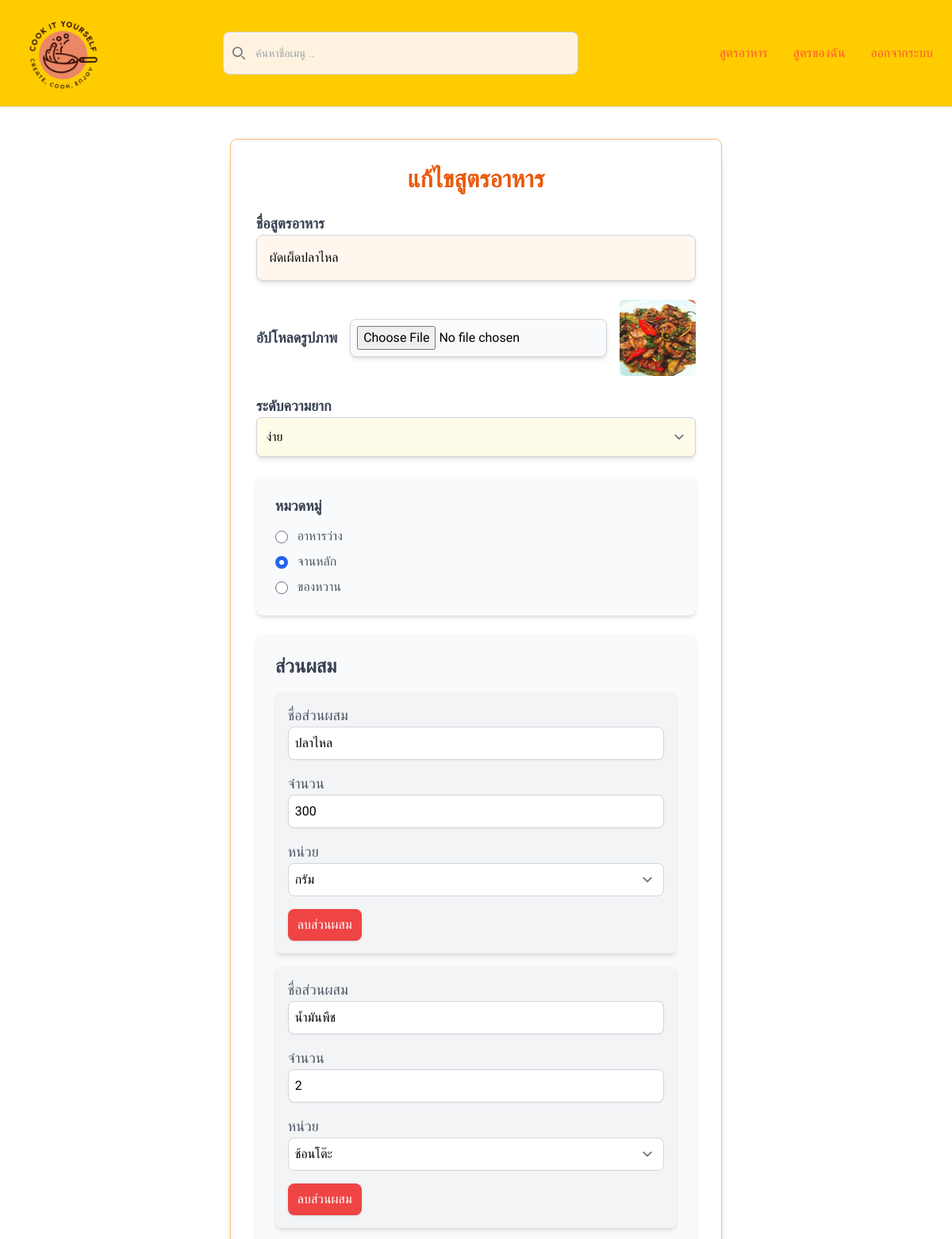
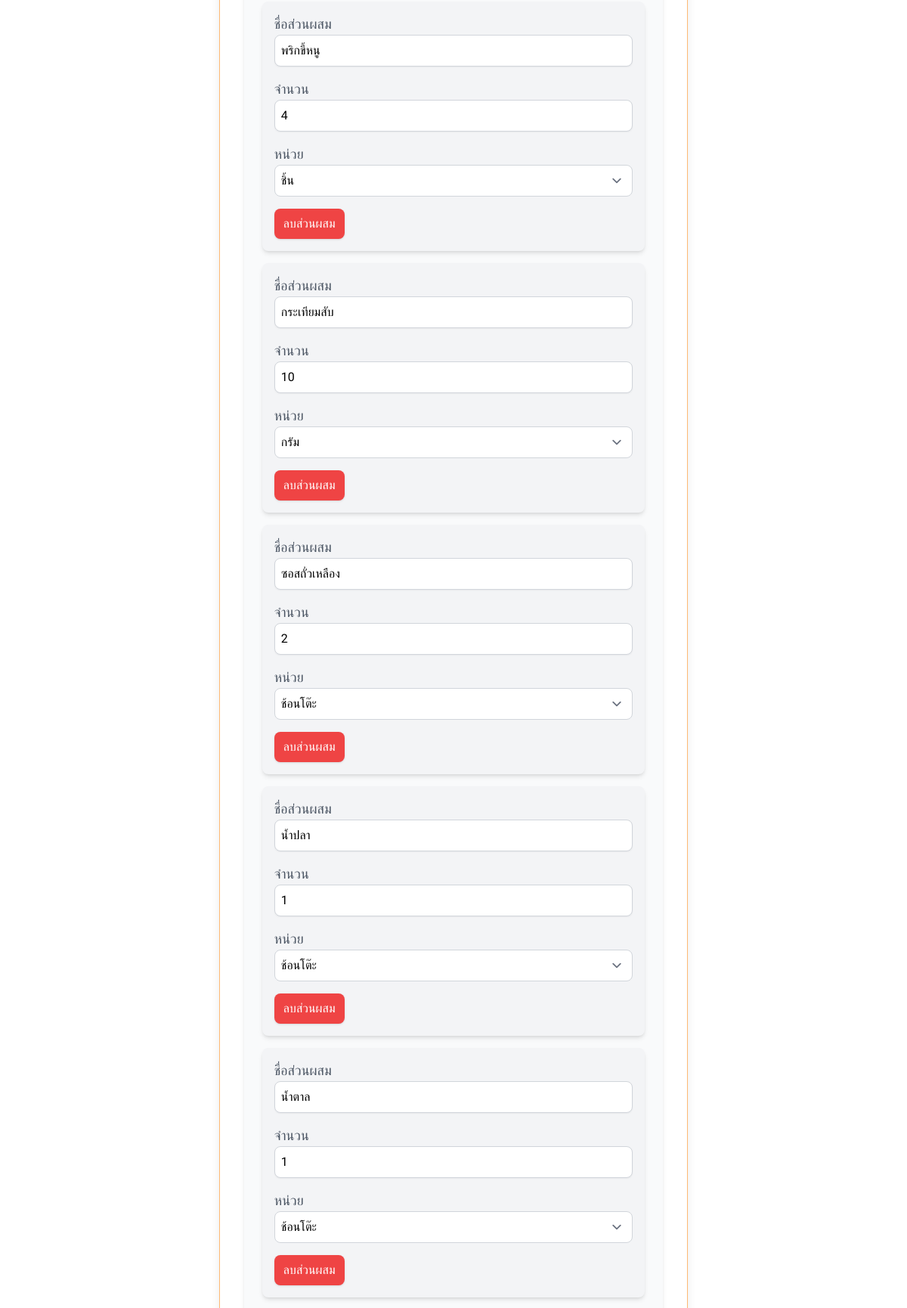
/recipes/edit/11/ (signed in, upper part), run on the app's committed database (2 pictures, top to bottom).
### recipes/models.py (models this page shows, shortened)
class Recipe(models.Model):
    user = models.ForeignKey(Member, related_name='recipes', on_delete=models.CASCADE)
    title = models.CharField(max_length=200, unique=True)
    category = models.CharField(max_length=50)
    difficulty = models.CharField(max_length=50)
    picture_url = models.ImageField(upload_to='recipes/images/', blank=True, null=True)
    instructions = models.TextField()

class Ingredient(models.Model):
    recipe = models.ForeignKey(Recipe, related_name='ingredients', on_delete=models.CASCADE)
    name = models.CharField(max_length=100)
    amount = models.DecimalField(max_digits=5, decimal_places=2)
    unit = models.CharField(max_length=50)

### recipes/views.py (the view)
# urls.py: path('recipes/edit/<int:pk>/', recipeUpdate, name='recipe-update'),  # URL สำหรับแก้ไขสูตร
@login_required
def recipeUpdate(request, pk):
    recipe = get_object_or_404(Recipe, pk=pk)
    if request.method == "POST":
        recipe_form = RecipeForm(request.POST, request.FILES, instance=recipe)
        if recipe_form.is_valid():
            recipe = recipe_form.save(commit=False)
            recipe.save()
            recipe.ingredients.all().delete()
            ingredient_names = request.POST.getlist('ingredient')
            ingredient_amounts = request.POST.getlist('amount')
            ingredient_units = request.POST.getlist('unit')
            for name, amount, unit in zip(ingredient_names, ingredient_amounts, ingredient_units):
                if name:
                    Ingredient.objects.create(recipe=recipe, name=name, amount=amount, unit=unit)
            return redirect("myRecipes")
    else:
        recipe_form = RecipeForm(instance=recipe)
    return render(request, "recipes/recipe_edit.html", {"form": recipe_form, "recipe": recipe})

### recipes/forms.py
class RecipeForm(forms.ModelForm):
    class Meta:
        model = Recipe
        fields = ['title', 'category', 'difficulty', 'picture_url', 'instructions']

### theme/templates/recipes/recipe_edit.html (shortened to what this page needs)
{% extends 'recipes/base.html' %}
{% block main %}
<div class="max-w-2xl mx-auto mt-10 bg-white shadow-lg rounded-lg p-8 border border-orange-300">
    <h2 class="text-3xl font-bold text-orange-600 mb-6 text-center">แก้ไขสูตรอาหาร</h2>
    <form method="POST" enctype="multipart/form-data" class="space-y-6">
        <div>
            <label for="title" class="block text-lg font-semibold text-gray-700">ชื่อสูตรอาหาร</label>
            <input type="text" name="title" id="title" value="{{ recipe.title }}" class="w-full p-4 bg-orange-50 border border-gray-300 rounded-lg shadow-md focus:ring focus:ring-orange-400 focus:outline-none transition duration-150 ease-in-out" required>
        </div>
        <div class="flex items-center space-x-4">
            <label for="picture_url" class="block text-lg font-semibold text-gray-700">อัปโหลดรูปภาพ</label>
            <input type="file" name="picture_url" id="picture_url" class="p-2 border border-gray-300 bg-gray-50 rounded-lg shadow-md focus:outline-none focus:ring focus:ring-green-500 transition duration-150 ease-in-out">
            <img src="{{ recipe.picture_url.url }}" alt="Current Recipe Image" class="w-24 h-24 rounded-md">
        </div>
        <div>
            <label for="difficulty" class="block text-lg font-semibold text-gray-700">ระดับความยาก</label>
            <select name="difficulty" id="difficulty" class="w-full p-3 bg-yellow-50 border border-gray-300 rounded-md shadow-md focus:ring focus:ring-orange-500 focus:outline-none">
                <option value="Easy" {% if recipe.difficulty == "Easy" %}selected{% endif %}>ง่าย</option>
            </select>
        </div>
        <div class="bg-gray-50 p-6 rounded-lg shadow-md mt-6">
            <label class="block text-lg font-semibold text-gray-700">หมวดหมู่</label>
            <div class="mt-3 space-y-2">
                <div>
                    <input type="radio" name="category" id="appetizer" value="Appetizer" {% if recipe.category == "Appetizer" %}checked{% endif %} class="mr-2">
                    <label for="appetizer" class="text-gray-600">อาหารว่าง</label>
                </div>
                <div>
                    <input type="radio" name="category" id="main-dish" value="Main Dish" {% if recipe.category == "Main Dish" %}checked{% endif %} class="mr-2">
                    <label for="main-dish" class="text-gray-600">จานหลัก</label>
                </div>
                <div>
                    <input type="radio" name="category" id="dessert" value="Dessert" {% if recipe.category == "Dessert" %}checked{% endif %} class="mr-2">
                    <label for="dessert" class="text-gray-600">ของหวาน</label>
                </div>
            </div>
        </div>
        <div class="bg-gray-50 p-6 rounded-lg shadow-md mt-6">
            <h3 class="text-2xl font-semibold text-gray-700 mb-4">ส่วนผสม</h3>
            <div id="ingredient-fields" class="space-y-4">
                {% for ingredient in recipe.ingredients.all %}
                <div class="bg-gray-100 p-4 rounded-lg shadow-md ingredient-form">
                    <label for="ingredient" class="block text-lg font-medium text-gray-600">ชื่อส่วนผสม</label>
                    <input type="text" name="ingredient" value="{{ ingredient.name }}" class="w-full p-2 border border-gray-300 rounded-lg shadow-sm focus:ring focus:ring-orange-500 focus:outline-none transition duration-150 ease-in-out" required>
                    <label for="amount" class="block text-lg font-medium text-gray-600 mt-4">จำนวน</label>
                    <input type="number" name="amount" value="{{ ingredient.amount|floatformat:0 }}" class="w-full p-2 border border-gray-300 rounded-lg shadow-sm focus:ring focus:ring-orange-500 focus:outline-none transition duration-150 ease-in-out" required>
                    <label for="unit" class="block text-lg font-medium text-gray-600 mt-4">หน่วย</label>
                    <select name="unit" class="w-full p-2 border border-gray-300 rounded-lg focus:ring focus:ring-orange-500 focus:outline-none">
                        <option value="กรัม" {% if ingredient.unit == "กรัม" %}selected{% endif %}>กรัม</option>
                        <option value="ช้อนโต๊ะ" {% if ingredient.unit == "ช้อนโต๊ะ" %}selected{% endif %}>ช้อนโต๊ะ</option>
                        <option value="ชิ้น" {% if ingredient.unit == "ชิ้น" %}selected{% endif %}>ชิ้น</option>
                    </select>
                    <button type="button" class="mt-4 px-3 py-2 bg-red-500 text-white rounded-lg shadow hover:bg-red-600 transition duration-150 ease-in-out delete-ingredient">ลบส่วนผสม</button>
                </div>
                {% endfor %}
            </div>
        </div>
    </form>
</div>
{% endblock %}

### theme/templates/recipes/base.html (style rules this page uses)
* { font-family: "Kanit", serif; font-optical-sizing: auto; font-style: normal; }

### theme/templates/recipes/header.html (style rules this page uses)
* { font-family: "Kanit", serif; }

### data on the page
Recipe: title "ผัดเผ็ดปลาไหล", picture_url (picture), difficulty "ง่าย", category "☐ อาหารว่าง", category "☑ จานหลัก", category "☐ ของหวาน"
Ingredient: ingredient "ปลาไหล", amount "300", unit "กรัม"
Ingredient: ingredient "น้ำมันพืช", amount "2", unit "ช้อนโต๊ะ"
Ingredient: ingredient "พริกขี้หนู", amount "4", unit "ชิ้น"
Ingredient: ingredient "กระเทียมสับ", amount "10", unit "กรัม"
Ingredient: ingredient "ซอสถั่วเหลือง", amount "2", unit "ช้อนโต๊ะ"
Ingredient: ingredient "น้ำปลา", amount "1", unit "ช้อนโต๊ะ"
Ingredient: ingredient "น้ำตาล", amount "1", unit "ช้อนโต๊ะ"
